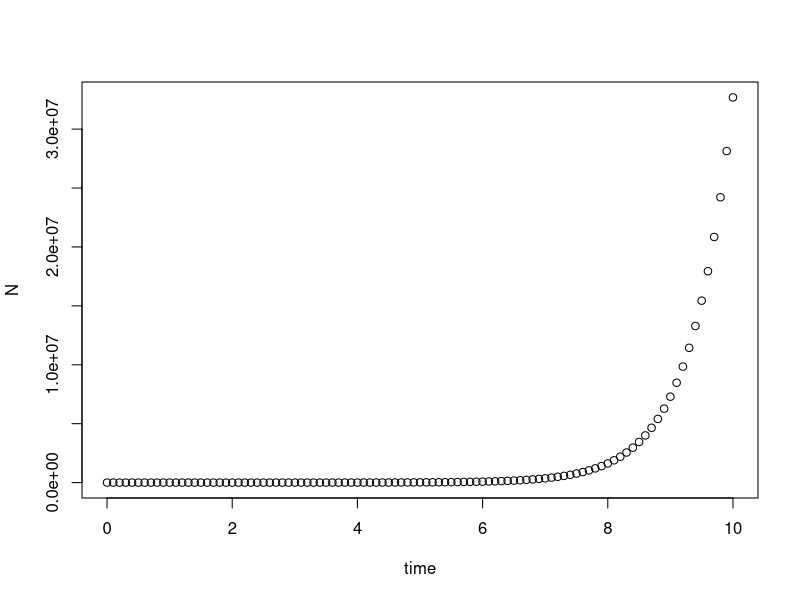
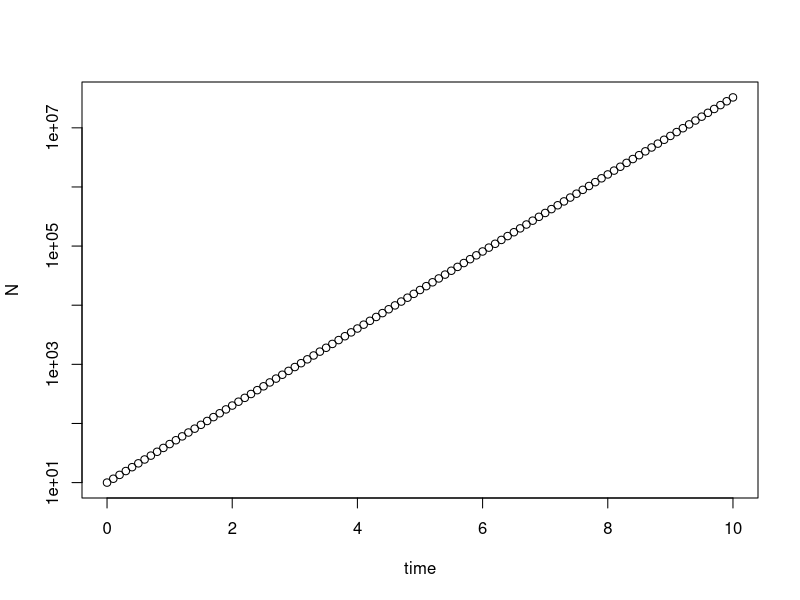
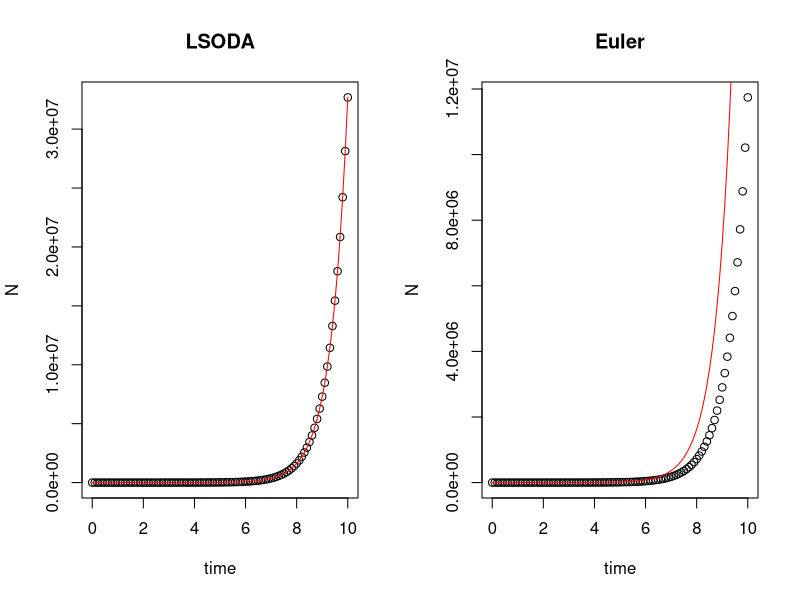
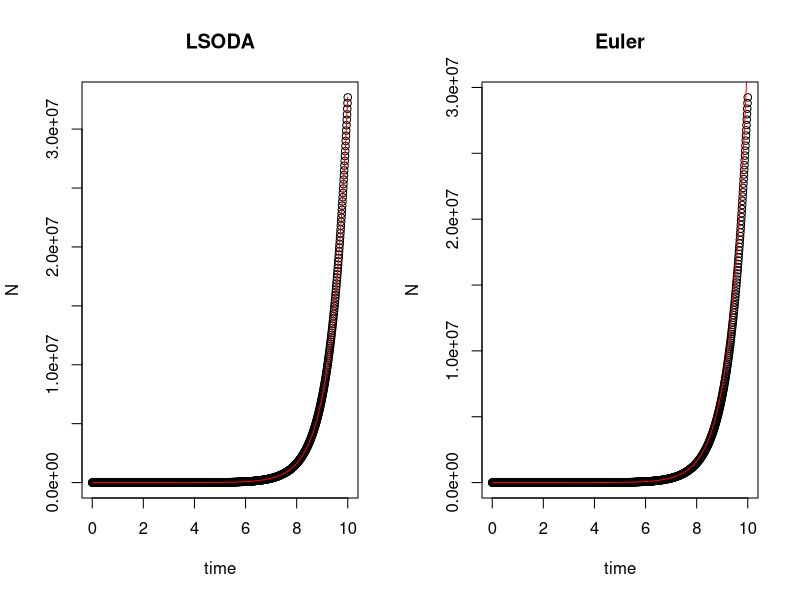
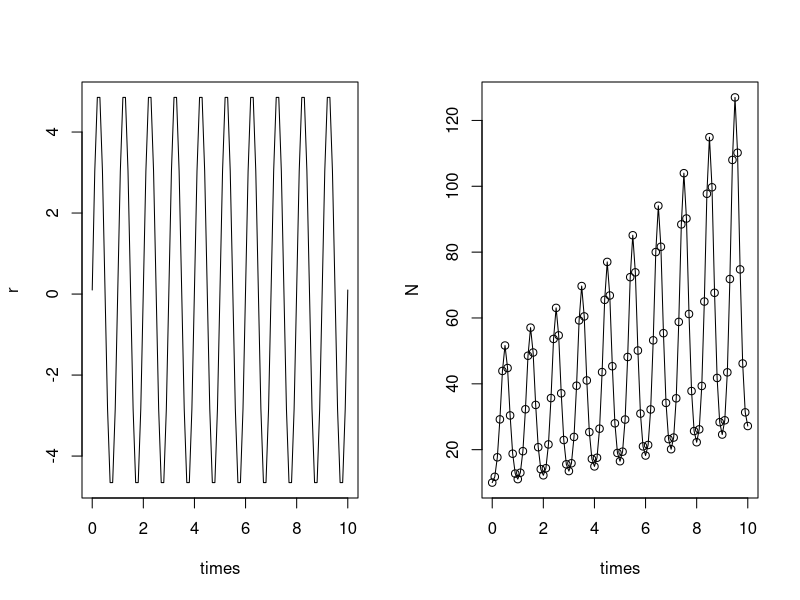
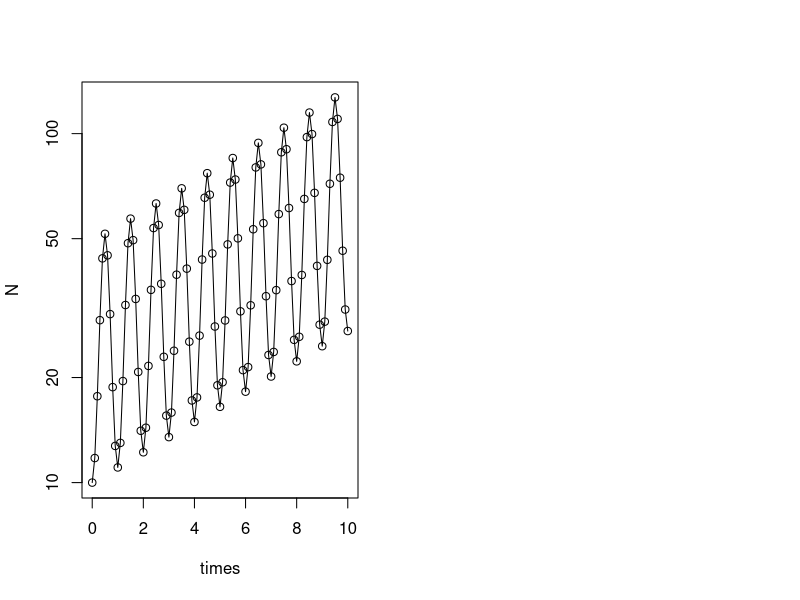

Recreate these plots in R, in order.
###### part 1 ######
# install.packages("deSolve")
library(deSolve)

### (1) Model specification
exponential_model <- function(times, state, parms) {
  with(as.list(c(state, parms)), {
    dN_dt = r*N  # exponential growth equation
    return(list(c(dN_dt)))  # return the results
  })
}

### (2) Model application
times <- seq(0, 10, by = 0.1)  # time steps to integrate over
state <- c(N = 10)  # initial population size
parms <- c(r = 1.5)  # intrinsic growth rate

# run the ode solver
pop_size <- ode(func = exponential_model, times = times, y = state, parms = parms)

# take a look at the results
head(pop_size)

### (3) Plotting
plot(N ~ time, data = pop_size)
plot(N ~ time, data = pop_size, log = "y")

###### part 2 ######
# original setting
times <- seq(0, 10, by = 0.1)  # time steps to integrate over
state <- c(N = 10)  # initial population size
parms <- c(r = 1.5)  # intrinsic growth rate
# default: LSODA
pop_size <- ode(func = exponential_model, times = times, y = state, parms = parms)

# Euler's method
pop_size_1 <- ode(func = exponential_model, times = times, y = state, parms = parms, method = "euler")

# compare different method
par(mfrow = c(1,2))
plot(N ~ time, data = pop_size, main = "LSODA")
curve(state[1]*exp(parms[1]*x), times[1], times[length(times)], col = "red", add = T) # correct curve
plot(N ~ time, data = pop_size_1, main = "Euler")
curve(state[1]*exp(parms[1]*x), times[1], times[length(times)], col = "red", add = T) # correct curve

# minimize the time step
times <- seq(0, 10, by = 0.01)  # time steps to integrate over
state <- c(N = 10)  # initial population size
parms <- c(r = 1.5)  # intrinsic growth rate
# default: LSODA
pop_size <- ode(func = exponential_model, times = times, y = state, parms = parms)

# Euler's method
pop_size_1 <- ode(func = exponential_model, times = times, y = state, parms = parms, method = "euler")

# compare different method
par(mfrow = c(1,2))
plot(N ~ time, data = pop_size, main = "LSODA")
curve(state[1]*exp(parms[1]*x), times[1], times[length(times)], col = "red", add = T) # correct curve
plot(N ~ time, data = pop_size_1, main = "Euler")
curve(state[1]*exp(parms[1]*x), times[1], times[length(times)], col = "red", add = T) # correct curve


###### part 3 ######
### Model specification
exponential_model_fluc <- function(times, state, parms) {
  with(as.list(c(state, parms)), {
    dN_dt = (r_hat + sigma*sin(omega*times))*N  # exponential growth equation
    return(list(c(dN_dt)))  # return the results
  })
}
### Parameters
times <- seq(0, 10, by = 0.1)  # time steps to integrate over
state <- c(N = 10)  # initial population size
parms <- c(r_hat = 0.1, sigma = 5, omega = 2*pi)  # intrinsic growth rate

### Fluctuating growth rate
r = parms[1] + parms[2]*sin(parms[3]*times)
plot(r ~ times, type = "l")

### Solving model
pop_size <- ode(func = exponential_model_fluc, times = times, y = state, parms = parms)

### Plotting
plot(N ~ times, data = pop_size)
curve(state[1]*exp(parms[1]*x - parms[2]/parms[3]*(cos(parms[3]*x) - 1)), add = T) # correct curve
plot(N ~ times, data = pop_size, log = "y")
curve(state[1]*exp(parms[1]*x - parms[2]/parms[3]*(cos(parms[3]*x) - 1)), add = T) # correct curve
